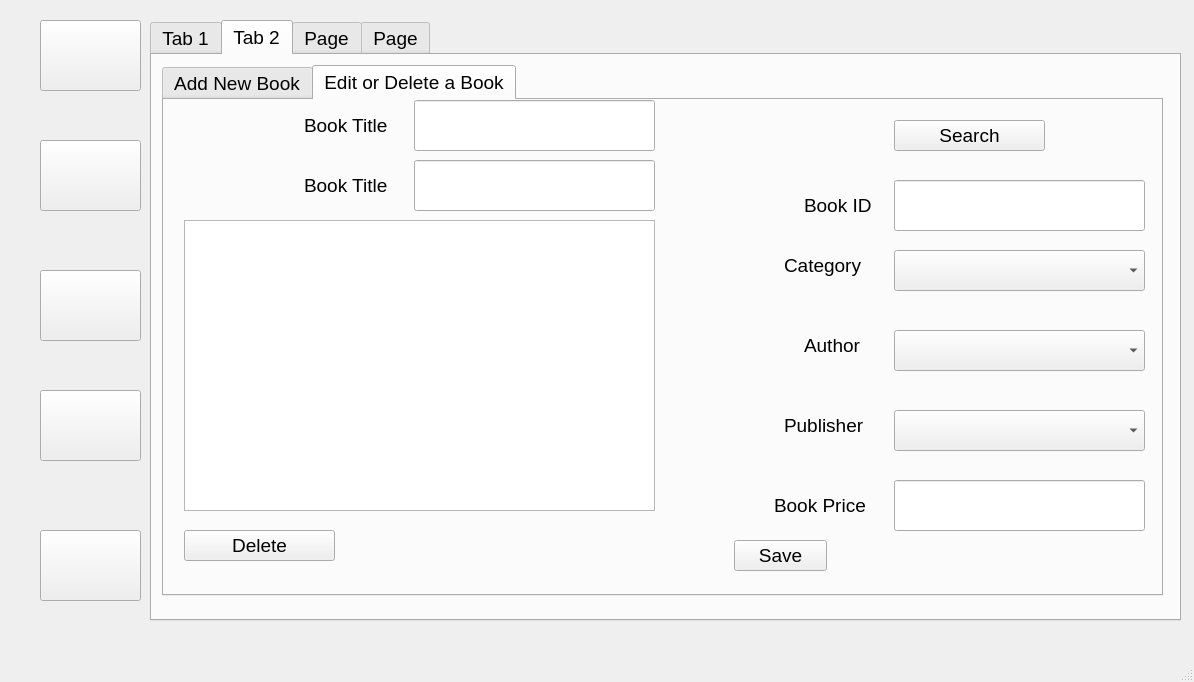
<?xml version="1.0" encoding="UTF-8"?>
<ui version="4.0">
 <class>MainWindow</class>
 <widget class="QMainWindow" name="MainWindow">
  <property name="geometry">
   <rect>
    <x>0</x>
    <y>0</y>
    <width>1194</width>
    <height>682</height>
   </rect>
  </property>
  <property name="windowTitle">
   <string>MainWindow</string>
  </property>
  <widget class="QWidget" name="centralwidget">
   <widget class="QPushButton" name="pushButton">
    <property name="geometry">
     <rect>
      <x>40</x>
      <y>20</y>
      <width>101</width>
      <height>71</height>
     </rect>
    </property>
    <property name="text">
     <string/>
    </property>
    <property name="icon">
     <iconset resource="icons.qrc">
      <normaloff>:/icons/calender.png</normaloff>:/icons/calender.png</iconset>
    </property>
    <property name="iconSize">
     <size>
      <width>60</width>
      <height>60</height>
     </size>
    </property>
   </widget>
   <widget class="QPushButton" name="pushButton_2">
    <property name="geometry">
     <rect>
      <x>40</x>
      <y>140</y>
      <width>101</width>
      <height>71</height>
     </rect>
    </property>
    <property name="text">
     <string/>
    </property>
    <property name="icon">
     <iconset resource="icons.qrc">
      <normaloff>:/icons/books.png</normaloff>:/icons/books.png</iconset>
    </property>
    <property name="iconSize">
     <size>
      <width>60</width>
      <height>60</height>
     </size>
    </property>
   </widget>
   <widget class="QPushButton" name="pushButton_3">
    <property name="geometry">
     <rect>
      <x>40</x>
      <y>270</y>
      <width>101</width>
      <height>71</height>
     </rect>
    </property>
    <property name="text">
     <string/>
    </property>
    <property name="icon">
     <iconset resource="icons.qrc">
      <normaloff>:/icons/users.png</normaloff>:/icons/users.png</iconset>
    </property>
    <property name="iconSize">
     <size>
      <width>60</width>
      <height>60</height>
     </size>
    </property>
   </widget>
   <widget class="QPushButton" name="pushButton_4">
    <property name="geometry">
     <rect>
      <x>40</x>
      <y>390</y>
      <width>101</width>
      <height>71</height>
     </rect>
    </property>
    <property name="text">
     <string/>
    </property>
    <property name="icon">
     <iconset resource="icons.qrc">
      <normaloff>:/icons/settings.png</normaloff>:/icons/settings.png</iconset>
    </property>
    <property name="iconSize">
     <size>
      <width>60</width>
      <height>60</height>
     </size>
    </property>
   </widget>
   <widget class="QPushButton" name="pushButton_5">
    <property name="geometry">
     <rect>
      <x>40</x>
      <y>530</y>
      <width>101</width>
      <height>71</height>
     </rect>
    </property>
    <property name="text">
     <string/>
    </property>
    <property name="icon">
     <iconset resource="icons.qrc">
      <normaloff>:/icons/themes.png</normaloff>:/icons/themes.png</iconset>
    </property>
    <property name="iconSize">
     <size>
      <width>60</width>
      <height>60</height>
     </size>
    </property>
   </widget>
   <widget class="QTabWidget" name="tabWidget">
    <property name="geometry">
     <rect>
      <x>150</x>
      <y>20</y>
      <width>1031</width>
      <height>601</height>
     </rect>
    </property>
    <property name="font">
     <font>
      <family>Segoe UI</family>
      <pointsize>14</pointsize>
     </font>
    </property>
    <property name="currentIndex">
     <number>1</number>
    </property>
    <widget class="QWidget" name="tab">
     <attribute name="title">
      <string>Tab 1</string>
     </attribute>
     <widget class="QTableWidget" name="tableWidget">
      <property name="geometry">
       <rect>
        <x>10</x>
        <y>100</y>
        <width>981</width>
        <height>441</height>
       </rect>
      </property>
      <property name="minimumSize">
       <size>
        <width>981</width>
        <height>441</height>
       </size>
      </property>
      <property name="maximumSize">
       <size>
        <width>981</width>
        <height>16777215</height>
       </size>
      </property>
      <column>
       <property name="text">
        <string>ID</string>
       </property>
      </column>
      <column>
       <property name="text">
        <string>Title</string>
       </property>
      </column>
      <column>
       <property name="text">
        <string>Author</string>
       </property>
      </column>
      <column>
       <property name="text">
        <string>Pubslisher</string>
       </property>
      </column>
      <column>
       <property name="text">
        <string>Category</string>
       </property>
      </column>
      <column>
       <property name="text">
        <string>Price</string>
       </property>
      </column>
     </widget>
     <widget class="QPushButton" name="pushButton_6">
      <property name="geometry">
       <rect>
        <x>840</x>
        <y>20</y>
        <width>121</width>
        <height>41</height>
       </rect>
      </property>
      <property name="text">
       <string>Add</string>
      </property>
     </widget>
     <widget class="QComboBox" name="comboBox">
      <property name="geometry">
       <rect>
        <x>410</x>
        <y>20</y>
        <width>131</width>
        <height>41</height>
       </rect>
      </property>
      <item>
       <property name="text">
        <string>Retrieve</string>
       </property>
      </item>
      <item>
       <property name="text">
        <string>Rent</string>
       </property>
      </item>
     </widget>
     <widget class="QComboBox" name="comboBox_2">
      <property name="geometry">
       <rect>
        <x>680</x>
        <y>20</y>
        <width>121</width>
        <height>41</height>
       </rect>
      </property>
      <item>
       <property name="text">
        <string>1</string>
       </property>
      </item>
      <item>
       <property name="text">
        <string>2</string>
       </property>
      </item>
      <item>
       <property name="text">
        <string>3</string>
       </property>
      </item>
      <item>
       <property name="text">
        <string>4</string>
       </property>
      </item>
      <item>
       <property name="text">
        <string>5</string>
       </property>
      </item>
      <item>
       <property name="text">
        <string>6</string>
       </property>
      </item>
      <item>
       <property name="text">
        <string>7</string>
       </property>
      </item>
      <item>
       <property name="text">
        <string>8</string>
       </property>
      </item>
      <item>
       <property name="text">
        <string>9</string>
       </property>
      </item>
      <item>
       <property name="text">
        <string>10</string>
       </property>
      </item>
     </widget>
     <widget class="QLineEdit" name="lineEdit">
      <property name="geometry">
       <rect>
        <x>20</x>
        <y>20</y>
        <width>291</width>
        <height>41</height>
       </rect>
      </property>
      <property name="placeholderText">
       <string>Enter Book Title</string>
      </property>
     </widget>
     <widget class="QLabel" name="label">
      <property name="geometry">
       <rect>
        <x>340</x>
        <y>30</y>
        <width>61</width>
        <height>31</height>
       </rect>
      </property>
      <property name="text">
       <string>Type </string>
      </property>
     </widget>
     <widget class="QLabel" name="label_2">
      <property name="geometry">
       <rect>
        <x>560</x>
        <y>30</y>
        <width>101</width>
        <height>31</height>
       </rect>
      </property>
      <property name="text">
       <string>New Book</string>
      </property>
     </widget>
    </widget>
    <widget class="QWidget" name="tab_2">
     <attribute name="title">
      <string>Tab 2</string>
     </attribute>
     <widget class="QTabWidget" name="tabWidget_2">
      <property name="geometry">
       <rect>
        <x>10</x>
        <y>10</y>
        <width>1001</width>
        <height>531</height>
       </rect>
      </property>
      <property name="currentIndex">
       <number>1</number>
      </property>
      <widget class="QWidget" name="tab_5">
       <attribute name="title">
        <string>Add New Book</string>
       </attribute>
       <widget class="QLineEdit" name="lineEdit_2">
        <property name="geometry">
         <rect>
          <x>240</x>
          <y>50</y>
          <width>241</width>
          <height>51</height>
         </rect>
        </property>
       </widget>
       <widget class="QPlainTextEdit" name="plainTextEdit">
        <property name="geometry">
         <rect>
          <x>10</x>
          <y>130</y>
          <width>471</width>
          <height>341</height>
         </rect>
        </property>
       </widget>
       <widget class="QComboBox" name="comboBox_3">
        <property name="geometry">
         <rect>
          <x>720</x>
          <y>120</y>
          <width>251</width>
          <height>41</height>
         </rect>
        </property>
       </widget>
       <widget class="QComboBox" name="comboBox_4">
        <property name="geometry">
         <rect>
          <x>720</x>
          <y>200</y>
          <width>251</width>
          <height>41</height>
         </rect>
        </property>
       </widget>
       <widget class="QComboBox" name="comboBox_5">
        <property name="geometry">
         <rect>
          <x>720</x>
          <y>280</y>
          <width>251</width>
          <height>41</height>
         </rect>
        </property>
       </widget>
       <widget class="QLineEdit" name="lineEdit_4">
        <property name="geometry">
         <rect>
          <x>720</x>
          <y>350</y>
          <width>251</width>
          <height>51</height>
         </rect>
        </property>
       </widget>
       <widget class="QPushButton" name="pushButton_7">
        <property name="geometry">
         <rect>
          <x>670</x>
          <y>420</y>
          <width>93</width>
          <height>31</height>
         </rect>
        </property>
        <property name="text">
         <string>Save</string>
        </property>
       </widget>
       <widget class="QLabel" name="label_3">
        <property name="geometry">
         <rect>
          <x>130</x>
          <y>60</y>
          <width>101</width>
          <height>31</height>
         </rect>
        </property>
        <property name="text">
         <string>Book Title</string>
        </property>
       </widget>
       <widget class="QLabel" name="label_4">
        <property name="geometry">
         <rect>
          <x>630</x>
          <y>60</y>
          <width>81</width>
          <height>31</height>
         </rect>
        </property>
        <property name="text">
         <string>Book ID </string>
        </property>
       </widget>
       <widget class="QLineEdit" name="lineEdit_5">
        <property name="geometry">
         <rect>
          <x>720</x>
          <y>50</y>
          <width>251</width>
          <height>51</height>
         </rect>
        </property>
       </widget>
       <widget class="QLabel" name="label_5">
        <property name="geometry">
         <rect>
          <x>600</x>
          <y>360</y>
          <width>111</width>
          <height>31</height>
         </rect>
        </property>
        <property name="text">
         <string>Book Price</string>
        </property>
       </widget>
       <widget class="QLabel" name="label_6">
        <property name="geometry">
         <rect>
          <x>610</x>
          <y>120</y>
          <width>101</width>
          <height>31</height>
         </rect>
        </property>
        <property name="text">
         <string>Category</string>
        </property>
       </widget>
       <widget class="QLabel" name="label_7">
        <property name="geometry">
         <rect>
          <x>630</x>
          <y>200</y>
          <width>71</width>
          <height>31</height>
         </rect>
        </property>
        <property name="text">
         <string>Author</string>
        </property>
       </widget>
       <widget class="QLabel" name="label_8">
        <property name="geometry">
         <rect>
          <x>610</x>
          <y>280</y>
          <width>101</width>
          <height>31</height>
         </rect>
        </property>
        <property name="text">
         <string>Publisher</string>
        </property>
       </widget>
      </widget>
      <widget class="QWidget" name="tab_6">
       <attribute name="title">
        <string>Edit or Delete a Book</string>
       </attribute>
       <widget class="QLabel" name="label_9">
        <property name="geometry">
         <rect>
          <x>140</x>
          <y>10</y>
          <width>101</width>
          <height>31</height>
         </rect>
        </property>
        <property name="text">
         <string>Book Title</string>
        </property>
       </widget>
       <widget class="QLabel" name="label_10">
        <property name="geometry">
         <rect>
          <x>640</x>
          <y>230</y>
          <width>71</width>
          <height>31</height>
         </rect>
        </property>
        <property name="text">
         <string>Author</string>
        </property>
       </widget>
       <widget class="QLabel" name="label_11">
        <property name="geometry">
         <rect>
          <x>610</x>
          <y>390</y>
          <width>111</width>
          <height>31</height>
         </rect>
        </property>
        <property name="text">
         <string>Book Price</string>
        </property>
       </widget>
       <widget class="QComboBox" name="comboBox_6">
        <property name="geometry">
         <rect>
          <x>730</x>
          <y>150</y>
          <width>251</width>
          <height>41</height>
         </rect>
        </property>
       </widget>
       <widget class="QLineEdit" name="lineEdit_3">
        <property name="geometry">
         <rect>
          <x>250</x>
          <y>0</y>
          <width>241</width>
          <height>51</height>
         </rect>
        </property>
       </widget>
       <widget class="QLabel" name="label_12">
        <property name="geometry">
         <rect>
          <x>620</x>
          <y>150</y>
          <width>101</width>
          <height>31</height>
         </rect>
        </property>
        <property name="text">
         <string>Category</string>
        </property>
       </widget>
       <widget class="QComboBox" name="comboBox_7">
        <property name="geometry">
         <rect>
          <x>730</x>
          <y>230</y>
          <width>251</width>
          <height>41</height>
         </rect>
        </property>
       </widget>
       <widget class="QLineEdit" name="lineEdit_6">
        <property name="geometry">
         <rect>
          <x>730</x>
          <y>380</y>
          <width>251</width>
          <height>51</height>
         </rect>
        </property>
       </widget>
       <widget class="QLineEdit" name="lineEdit_7">
        <property name="geometry">
         <rect>
          <x>730</x>
          <y>80</y>
          <width>251</width>
          <height>51</height>
         </rect>
        </property>
       </widget>
       <widget class="QLabel" name="label_13">
        <property name="geometry">
         <rect>
          <x>620</x>
          <y>310</y>
          <width>101</width>
          <height>31</height>
         </rect>
        </property>
        <property name="text">
         <string>Publisher</string>
        </property>
       </widget>
       <widget class="QPlainTextEdit" name="plainTextEdit_2">
        <property name="geometry">
         <rect>
          <x>20</x>
          <y>120</y>
          <width>471</width>
          <height>291</height>
         </rect>
        </property>
       </widget>
       <widget class="QLabel" name="label_14">
        <property name="geometry">
         <rect>
          <x>640</x>
          <y>90</y>
          <width>81</width>
          <height>31</height>
         </rect>
        </property>
        <property name="text">
         <string>Book ID </string>
        </property>
       </widget>
       <widget class="QComboBox" name="comboBox_8">
        <property name="geometry">
         <rect>
          <x>730</x>
          <y>310</y>
          <width>251</width>
          <height>41</height>
         </rect>
        </property>
       </widget>
       <widget class="QPushButton" name="pushButton_8">
        <property name="geometry">
         <rect>
          <x>570</x>
          <y>440</y>
          <width>93</width>
          <height>31</height>
         </rect>
        </property>
        <property name="text">
         <string>Save</string>
        </property>
       </widget>
       <widget class="QLabel" name="label_15">
        <property name="geometry">
         <rect>
          <x>140</x>
          <y>70</y>
          <width>101</width>
          <height>31</height>
         </rect>
        </property>
        <property name="text">
         <string>Book Title</string>
        </property>
       </widget>
       <widget class="QLineEdit" name="lineEdit_8">
        <property name="geometry">
         <rect>
          <x>250</x>
          <y>60</y>
          <width>241</width>
          <height>51</height>
         </rect>
        </property>
       </widget>
       <widget class="QPushButton" name="pushButton_9">
        <property name="geometry">
         <rect>
          <x>730</x>
          <y>20</y>
          <width>151</width>
          <height>31</height>
         </rect>
        </property>
        <property name="text">
         <string>Search</string>
        </property>
       </widget>
       <widget class="QPushButton" name="pushButton_10">
        <property name="geometry">
         <rect>
          <x>20</x>
          <y>430</y>
          <width>151</width>
          <height>31</height>
         </rect>
        </property>
        <property name="text">
         <string>Delete</string>
        </property>
       </widget>
      </widget>
     </widget>
    </widget>
    <widget class="QWidget" name="tab_3">
     <attribute name="title">
      <string>Page</string>
     </attribute>
    </widget>
    <widget class="QWidget" name="tab_4">
     <attribute name="title">
      <string>Page</string>
     </attribute>
    </widget>
   </widget>
  </widget>
  <widget class="QMenuBar" name="menubar">
   <property name="geometry">
    <rect>
     <x>0</x>
     <y>0</y>
     <width>1194</width>
     <height>26</height>
    </rect>
   </property>
  </widget>
  <widget class="QStatusBar" name="statusbar"/>
 </widget>
 <resources>
  <include location="icons.qrc"/>
 </resources>
 <connections/>
</ui>
